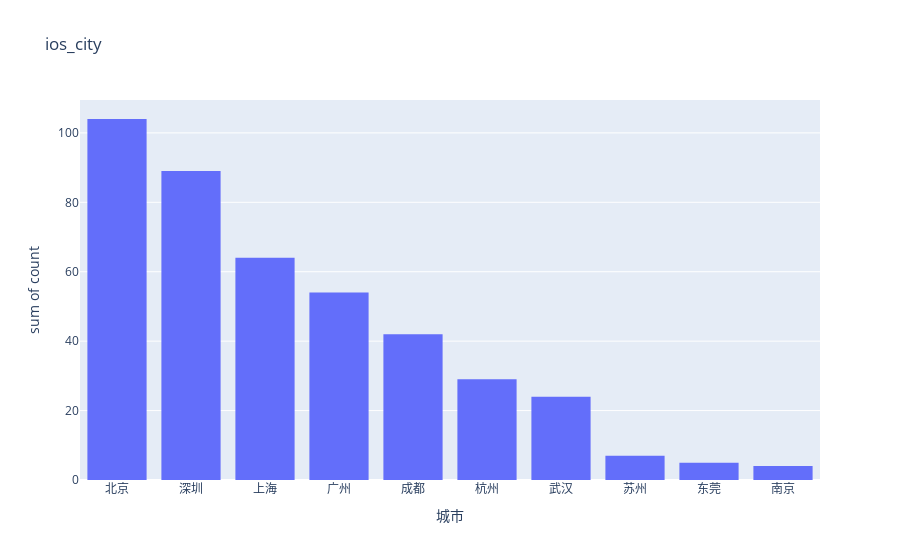

Here is the notebook cell this chart was saved with:
### Code cell
fig = px.histogram(df, x="城市",y='count',title='ios_city')
fig.show()

### Figure 1 — Plotly figure (JSON) as saved in the notebook; plotly's stock layout.template omitted (floating-point values rounded to 4 significant figures)
{"data": [{"alignmentgroup": "True", "bingroup": "x", "histfunc": "sum", "hovertemplate": "城市=%{x}<br>sum of count=%{y}<extra></extra>", "legendgroup": "", "marker": {"color": "#636efa", "pattern": {"shape": ""}}, "name": "", "offsetgroup": "", "orientation": "v", "showlegend": false, "type": "histogram", "x": ["北京", "深圳", "上海", "广州", "成都", "杭州", "武汉", "苏州", "东莞", "南京"], "xaxis": "x", "y": [104, 89, 64, 54, 42, 29, 24, 7, 5, 4], "yaxis": "y"}], "layout": {"autosize": true, "barmode": "relative", "legend": {"tracegroupgap": 0}, "title": {"text": "ios_city"}, "xaxis": {"anchor": "y", "autorange": true, "domain": [0, 1], "range": [-0.5, 9.5], "title": {"text": "城市"}, "type": "category"}, "yaxis": {"anchor": "x", "autorange": true, "domain": [0, 1], "range": [0, 109.5], "title": {"text": "sum of count"}, "type": "linear"}}}
